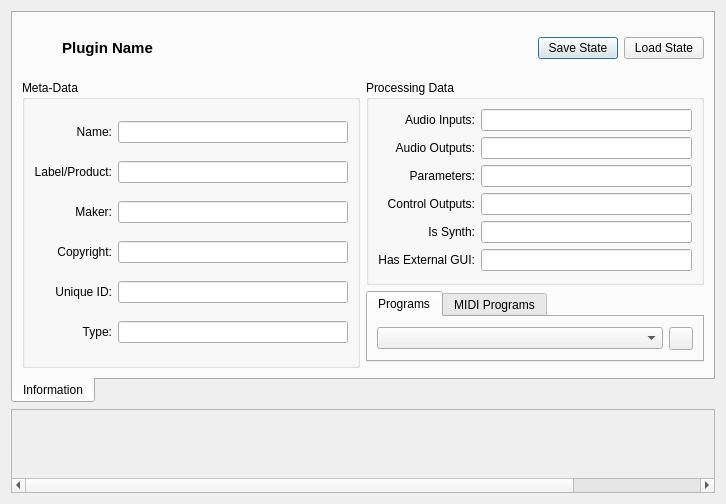
<?xml version="1.0" encoding="UTF-8"?>
<ui version="4.0">
 <class>PluginEdit</class>
 <widget class="QDialog" name="PluginEdit">
  <property name="geometry">
   <rect>
    <x>0</x>
    <y>0</y>
    <width>726</width>
    <height>476</height>
   </rect>
  </property>
  <property name="windowTitle">
   <string>Plugin Editor</string>
  </property>
  <layout class="QVBoxLayout" name="verticalLayout">
   <item>
    <widget class="QTabWidget" name="tabWidget">
     <property name="tabPosition">
      <enum>QTabWidget::South</enum>
     </property>
     <property name="currentIndex">
      <number>0</number>
     </property>
     <widget class="QWidget" name="tab_params">
      <attribute name="title">
       <string>Information</string>
      </attribute>
      <layout class="QGridLayout" name="gridLayout_3">
       <item row="0" column="0" colspan="2">
        <layout class="QHBoxLayout" name="horizontalLayout">
         <item>
          <spacer name="horizontalSpacer">
           <property name="orientation">
            <enum>Qt::Horizontal</enum>
           </property>
           <property name="sizeType">
            <enum>QSizePolicy::Fixed</enum>
           </property>
           <property name="sizeHint" stdset="0">
            <size>
             <width>40</width>
             <height>20</height>
            </size>
           </property>
          </spacer>
         </item>
         <item>
          <widget class="QLabel" name="label_plugin">
           <property name="font">
            <font>
             <pointsize>11</pointsize>
             <weight>75</weight>
             <bold>true</bold>
            </font>
           </property>
           <property name="text">
            <string>
Plugin Name
</string>
           </property>
           <property name="alignment">
            <set>Qt::AlignCenter</set>
           </property>
          </widget>
         </item>
         <item>
          <spacer name="horizontalSpacer_2">
           <property name="orientation">
            <enum>Qt::Horizontal</enum>
           </property>
           <property name="sizeHint" stdset="0">
            <size>
             <width>40</width>
             <height>20</height>
            </size>
           </property>
          </spacer>
         </item>
         <item>
          <widget class="QPushButton" name="b_save_state">
           <property name="text">
            <string>Save State</string>
           </property>
           <property name="icon">
            <iconset resource="../icons/icons.qrc">
             <normaloff>:/16x16/document-save.png</normaloff>:/16x16/document-save.png</iconset>
           </property>
          </widget>
         </item>
         <item>
          <widget class="QPushButton" name="b_load_state">
           <property name="text">
            <string>Load State</string>
           </property>
           <property name="icon">
            <iconset resource="../icons/icons.qrc">
             <normaloff>:/16x16/document-open.png</normaloff>:/16x16/document-open.png</iconset>
           </property>
          </widget>
         </item>
        </layout>
       </item>
       <item row="1" column="0" rowspan="3">
        <widget class="QGroupBox" name="group_meta">
         <property name="sizePolicy">
          <sizepolicy hsizetype="Preferred" vsizetype="Expanding">
           <horstretch>0</horstretch>
           <verstretch>0</verstretch>
          </sizepolicy>
         </property>
         <property name="title">
          <string>Meta-Data</string>
         </property>
         <layout class="QGridLayout" name="gridLayout">
          <item row="0" column="0">
           <widget class="QLabel" name="label_real_name">
            <property name="text">
             <string>Name:</string>
            </property>
            <property name="alignment">
             <set>Qt::AlignRight|Qt::AlignTrailing|Qt::AlignVCenter</set>
            </property>
           </widget>
          </item>
          <item row="0" column="1">
           <widget class="QLineEdit" name="le_name">
            <property name="readOnly">
             <bool>true</bool>
            </property>
           </widget>
          </item>
          <item row="1" column="0">
           <widget class="QLabel" name="label_label">
            <property name="text">
             <string>Label/Product:</string>
            </property>
            <property name="alignment">
             <set>Qt::AlignRight|Qt::AlignTrailing|Qt::AlignVCenter</set>
            </property>
           </widget>
          </item>
          <item row="1" column="1">
           <widget class="QLineEdit" name="le_label">
            <property name="readOnly">
             <bool>true</bool>
            </property>
           </widget>
          </item>
          <item row="2" column="0">
           <widget class="QLabel" name="label_maker">
            <property name="text">
             <string>Maker:</string>
            </property>
            <property name="alignment">
             <set>Qt::AlignRight|Qt::AlignTrailing|Qt::AlignVCenter</set>
            </property>
           </widget>
          </item>
          <item row="2" column="1">
           <widget class="QLineEdit" name="le_maker">
            <property name="readOnly">
             <bool>true</bool>
            </property>
           </widget>
          </item>
          <item row="3" column="0">
           <widget class="QLabel" name="label_copyright">
            <property name="text">
             <string>Copyright:</string>
            </property>
            <property name="alignment">
             <set>Qt::AlignRight|Qt::AlignTrailing|Qt::AlignVCenter</set>
            </property>
           </widget>
          </item>
          <item row="3" column="1">
           <widget class="QLineEdit" name="le_copyright">
            <property name="readOnly">
             <bool>true</bool>
            </property>
           </widget>
          </item>
          <item row="4" column="0">
           <widget class="QLabel" name="label_unique_id">
            <property name="text">
             <string>Unique ID:</string>
            </property>
            <property name="alignment">
             <set>Qt::AlignRight|Qt::AlignTrailing|Qt::AlignVCenter</set>
            </property>
           </widget>
          </item>
          <item row="4" column="1">
           <widget class="QLineEdit" name="le_unique_id">
            <property name="readOnly">
             <bool>true</bool>
            </property>
           </widget>
          </item>
          <item row="5" column="0">
           <widget class="QLabel" name="label_type">
            <property name="text">
             <string>Type:</string>
            </property>
            <property name="alignment">
             <set>Qt::AlignRight|Qt::AlignTrailing|Qt::AlignVCenter</set>
            </property>
           </widget>
          </item>
          <item row="5" column="1">
           <widget class="QLineEdit" name="le_type">
            <property name="readOnly">
             <bool>true</bool>
            </property>
           </widget>
          </item>
         </layout>
        </widget>
       </item>
       <item row="1" column="1">
        <widget class="QGroupBox" name="group_proc">
         <property name="sizePolicy">
          <sizepolicy hsizetype="Preferred" vsizetype="Expanding">
           <horstretch>0</horstretch>
           <verstretch>0</verstretch>
          </sizepolicy>
         </property>
         <property name="title">
          <string>Processing Data</string>
         </property>
         <layout class="QGridLayout" name="gridLayout_2">
          <item row="0" column="0">
           <widget class="QLabel" name="label_ains">
            <property name="text">
             <string>Audio Inputs:</string>
            </property>
            <property name="alignment">
             <set>Qt::AlignRight|Qt::AlignTrailing|Qt::AlignVCenter</set>
            </property>
           </widget>
          </item>
          <item row="0" column="1">
           <widget class="QLineEdit" name="le_ains">
            <property name="readOnly">
             <bool>true</bool>
            </property>
           </widget>
          </item>
          <item row="1" column="0">
           <widget class="QLabel" name="label_aouts">
            <property name="text">
             <string>Audio Outputs:</string>
            </property>
            <property name="alignment">
             <set>Qt::AlignRight|Qt::AlignTrailing|Qt::AlignVCenter</set>
            </property>
           </widget>
          </item>
          <item row="1" column="1">
           <widget class="QLineEdit" name="le_aouts">
            <property name="readOnly">
             <bool>true</bool>
            </property>
           </widget>
          </item>
          <item row="2" column="0">
           <widget class="QLabel" name="label_params">
            <property name="text">
             <string>Parameters:</string>
            </property>
            <property name="alignment">
             <set>Qt::AlignRight|Qt::AlignTrailing|Qt::AlignVCenter</set>
            </property>
           </widget>
          </item>
          <item row="2" column="1">
           <widget class="QLineEdit" name="le_params">
            <property name="readOnly">
             <bool>true</bool>
            </property>
           </widget>
          </item>
          <item row="4" column="0">
           <widget class="QLabel" name="label_is_synth">
            <property name="text">
             <string>Is Synth:</string>
            </property>
            <property name="alignment">
             <set>Qt::AlignRight|Qt::AlignTrailing|Qt::AlignVCenter</set>
            </property>
           </widget>
          </item>
          <item row="4" column="1">
           <widget class="QLineEdit" name="le_is_synth">
            <property name="readOnly">
             <bool>true</bool>
            </property>
           </widget>
          </item>
          <item row="5" column="0">
           <widget class="QLabel" name="label_has_gui">
            <property name="text">
             <string>Has External GUI:</string>
            </property>
            <property name="alignment">
             <set>Qt::AlignRight|Qt::AlignTrailing|Qt::AlignVCenter</set>
            </property>
           </widget>
          </item>
          <item row="5" column="1">
           <widget class="QLineEdit" name="le_has_gui">
            <property name="readOnly">
             <bool>true</bool>
            </property>
           </widget>
          </item>
          <item row="3" column="1">
           <widget class="QLineEdit" name="le_couts">
            <property name="readOnly">
             <bool>true</bool>
            </property>
           </widget>
          </item>
          <item row="3" column="0">
           <widget class="QLabel" name="label_couts">
            <property name="text">
             <string>Control Outputs:</string>
            </property>
            <property name="alignment">
             <set>Qt::AlignRight|Qt::AlignTrailing|Qt::AlignVCenter</set>
            </property>
           </widget>
          </item>
         </layout>
        </widget>
       </item>
       <item row="2" column="1">
        <widget class="QTabWidget" name="tab_programs">
         <property name="sizePolicy">
          <sizepolicy hsizetype="Expanding" vsizetype="Preferred">
           <horstretch>0</horstretch>
           <verstretch>0</verstretch>
          </sizepolicy>
         </property>
         <property name="currentIndex">
          <number>0</number>
         </property>
         <widget class="QWidget" name="programs">
          <attribute name="title">
           <string>Programs</string>
          </attribute>
          <layout class="QHBoxLayout" name="horizontalLayout_3">
           <item>
            <widget class="QComboBox" name="cb_programs"/>
           </item>
           <item>
            <widget class="QToolButton" name="b_reload_program">
             <property name="text">
              <string/>
             </property>
             <property name="icon">
              <iconset resource="../icons/icons.qrc">
               <normaloff>:/16x16/document-open.png</normaloff>:/16x16/document-open.png</iconset>
             </property>
            </widget>
           </item>
          </layout>
          <zorder>group_programs</zorder>
          <zorder>cb_programs</zorder>
          <zorder>b_reload_program</zorder>
         </widget>
         <widget class="QWidget" name="midi_programs">
          <attribute name="title">
           <string>MIDI Programs</string>
          </attribute>
          <layout class="QHBoxLayout" name="horizontalLayout_4">
           <item>
            <widget class="QComboBox" name="cb_midi_programs"/>
           </item>
           <item>
            <widget class="QToolButton" name="b_reload_midi_program">
             <property name="text">
              <string/>
             </property>
             <property name="icon">
              <iconset resource="../icons/icons.qrc">
               <normaloff>:/16x16/document-open.png</normaloff>:/16x16/document-open.png</iconset>
             </property>
            </widget>
           </item>
          </layout>
         </widget>
        </widget>
       </item>
      </layout>
     </widget>
    </widget>
   </item>
   <item>
    <widget class="QScrollArea" name="scrollArea">
     <property name="sizePolicy">
      <sizepolicy hsizetype="Expanding" vsizetype="Fixed">
       <horstretch>0</horstretch>
       <verstretch>0</verstretch>
      </sizepolicy>
     </property>
     <property name="minimumSize">
      <size>
       <width>0</width>
       <height>84</height>
      </size>
     </property>
     <property name="verticalScrollBarPolicy">
      <enum>Qt::ScrollBarAlwaysOff</enum>
     </property>
     <property name="horizontalScrollBarPolicy">
      <enum>Qt::ScrollBarAlwaysOn</enum>
     </property>
     <property name="widgetResizable">
      <bool>true</bool>
     </property>
     <property name="alignment">
      <set>Qt::AlignCenter</set>
     </property>
     <widget class="QWidget" name="scrollAreaWidgetContents">
      <property name="geometry">
       <rect>
        <x>0</x>
        <y>0</y>
        <width>864</width>
        <height>64</height>
       </rect>
      </property>
      <property name="sizePolicy">
       <sizepolicy hsizetype="Fixed" vsizetype="Fixed">
        <horstretch>0</horstretch>
        <verstretch>0</verstretch>
       </sizepolicy>
      </property>
      <property name="minimumSize">
       <size>
        <width>864</width>
        <height>64</height>
       </size>
      </property>
      <property name="maximumSize">
       <size>
        <width>864</width>
        <height>64</height>
       </size>
      </property>
      <layout class="QHBoxLayout" name="horizontalLayout_2">
       <property name="margin">
        <number>0</number>
       </property>
       <item>
        <widget class="PixmapKeyboard" name="keyboard" native="true">
         <property name="sizePolicy">
          <sizepolicy hsizetype="Fixed" vsizetype="Fixed">
           <horstretch>0</horstretch>
           <verstretch>0</verstretch>
          </sizepolicy>
         </property>
         <property name="minimumSize">
          <size>
           <width>864</width>
           <height>64</height>
          </size>
         </property>
         <property name="maximumSize">
          <size>
           <width>864</width>
           <height>64</height>
          </size>
         </property>
        </widget>
       </item>
      </layout>
     </widget>
    </widget>
   </item>
  </layout>
 </widget>
 <customwidgets>
  <customwidget>
   <class>PixmapKeyboard</class>
   <extends>QWidget</extends>
   <header>pixmapkeyboard.h</header>
   <container>1</container>
  </customwidget>
 </customwidgets>
 <resources>
  <include location="../icons/icons.qrc"/>
 </resources>
 <connections/>
</ui>
